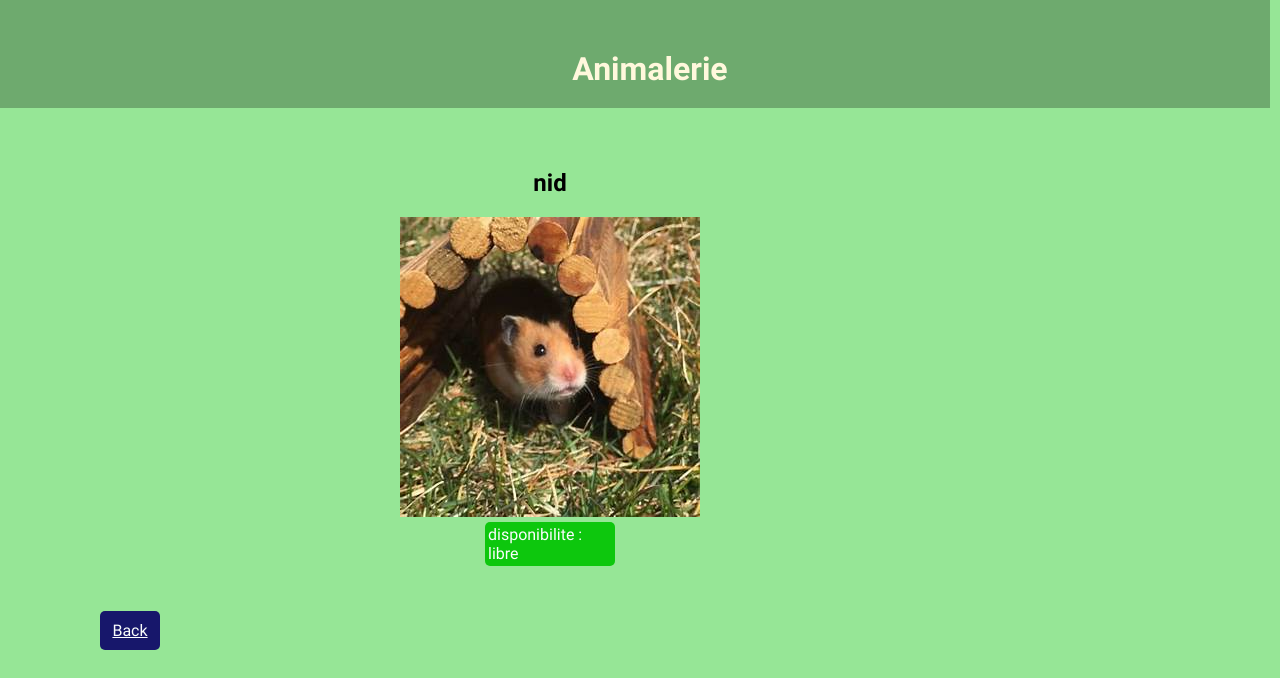
Screenshot of /equipement/nid/ with the database file from the repository.
### blog/models.py (models this page shows, shortened)
class Equipement(models.Model):
    id_equip = models.CharField(max_length=100, primary_key=True)
    disponibilite = models.CharField(max_length=20)
    photo = models.CharField(max_length=200)

### blog/views.py (the view)
# urls.py: path('equipement/<str:id_equip>/', views.equipement_detail, name='equipement_detail'),
def equipement_detail(request, id_equip):
    equipement = get_object_or_404(Equipement, id_equip=id_equip)
    animaux = Animal.objects.all()
    for animal in animaux:
        if animal.lieu == equipement:
            return render(request, 'blog/equipement_detail.html', {"equipement" : equipement, "animal": animal})
    return render(request, 'blog/equipement_detail.html', {"equipement" : equipement})

### blog/templates/blog/equipement_detail.html
{% extends 'blog/base.html' %}
{% load static %}
{% block content %}
<div class="animal">
    <h2 class='titre_animal'>{{ equipement.id_equip }}</h2>
    <div class="photo_detail">
        <img src="/{{equipement.photo}}" width="300" height="300">
    </div>
    {% if equipement.disponibilite == 'libre' %}
    <div class="Disponibilité_libre_bis"> disponibilite : {{ equipement.disponibilite}}</div>
    {% else %}
    <div class="Disponibilité_occupe_bis"> disponibilite : {{ equipement.disponibilite}}</div>
    <div class="occupant"> par {{ animal }} </div>
    {% endif %}
</div>
<div class='back_bis'><a href="{% url 'animal_list' %}">Back</a></div>
{% endblock %}

### blog/static/css/blog.css (style rules this page uses)
body { width: 100%; max-width: 1100px; margin: 0 0px; background-color: rgb(150, 230, 150); font-family: 'Urbanist', sans-serif; }
h2 { text-align: center; }
a { color: #fafdfd; }
.animal { display: grid; grid-template-columns: 300px 300px 300px; padding: 20px 0; margin: 0px 100px; background-color: rgb(150, 230, 150); width: 905px }
.titre_animal { grid-column: 2; grid-row: 1; text-align: center; }
.photo_detail { grid-column: 2; grid-row: 3; }
.Disponibilité_libre_bis { border-radius: 5px; background-color: rgb(13, 199, 13); color: #fafdfd; grid-column: 2; grid-row: 6; margin: 5px 85px; padding: 3px; }
.back_bis { border-radius: 5px; border-color: rgb(255, 255, 255); padding: 10px 5px; margin: 20px 100px; background-color: rgb(23, 23, 107); width: 50; text-align: center; }

### rows the page displays
Equipement: id_equip "nid", photo (picture), disponibilite "libre"
